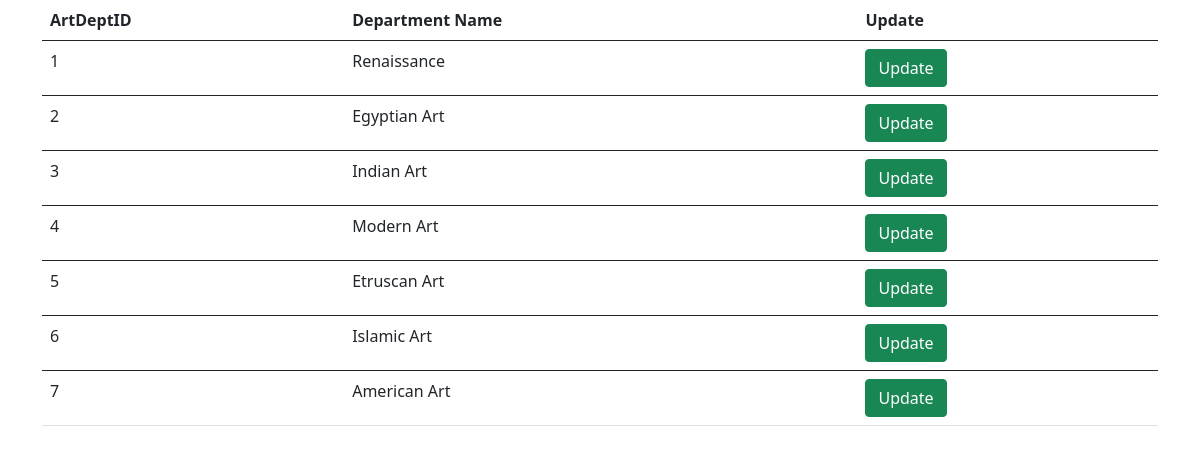
The page /artdept_display.php on the database its author committed.
### tables this page shows
CREATE TABLE `artdept` (
  `ArtDeptID` int UNSIGNED NOT NULL,
  `ArtDeptName` varchar(100) NOT NULL
);

### artdept_display.php (the view, shortened to what this page needs)
<!doctype html>
<html lang="en">
<head>
  <link rel = "stylesheet" href="https://cdn.jsdelivr.net/npm/bootstrap@5.0.0-beta1/dist/css/bootstrap.min.css">
</head>
<body>
  <div class = "container">
    <div class = "row">
      <div class = "clo-lg-6 m-auto">
        <table class="table">
          <thead>
            <tr>
              <th scope="col">ArtDeptID</th>
              <th scope="col">Department Name</th>
              <th scope="col">Update</th>
            </tr>
          </thead>
          <?php
            include 'open_connection.php';
            $query = "SELECT * FROM artdept order by ArtDeptID ";
            $result = mysqli_query($conn,$query);
            while($res=mysqli_fetch_array($result)){
            ?>
          <tbody>
            <tr>
              <td><?php echo $res['ArtDeptID'] ?></td>
              <td><?php echo $res['ArtDeptName'] ?></td>
              <td><a href = "artdept_update.php?ArtDeptID=<?php echo $res['ArtDeptID'] ?>"><input type="button" class="btn btn-success" value="Update"></a></td>
            </tr>
          </tbody>
          <?php
        }
          ?>
        </table>
      </div>
    </div>
  </div>
</body>
</html>

### rows shown on the page
artdept: ArtDeptID "1", ArtDeptName "Renaissance"
artdept: ArtDeptID "2", ArtDeptName "Egyptian Art"
artdept: ArtDeptID "3", ArtDeptName "Indian Art"
artdept: ArtDeptID "4", ArtDeptName "Modern Art"
artdept: ArtDeptID "5", ArtDeptName "Etruscan Art"
artdept: ArtDeptID "6", ArtDeptName "Islamic Art"
artdept: ArtDeptID "7", ArtDeptName "American Art"
